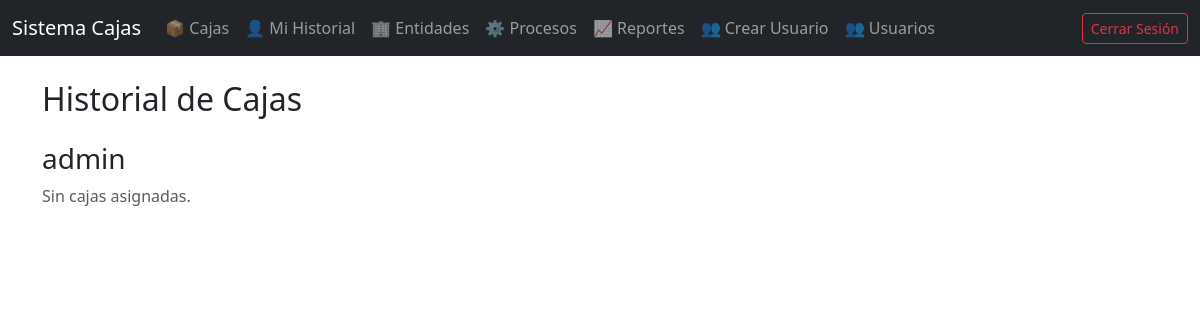
The page /cajas/historial/ (signed in) on the database as committed earlier.
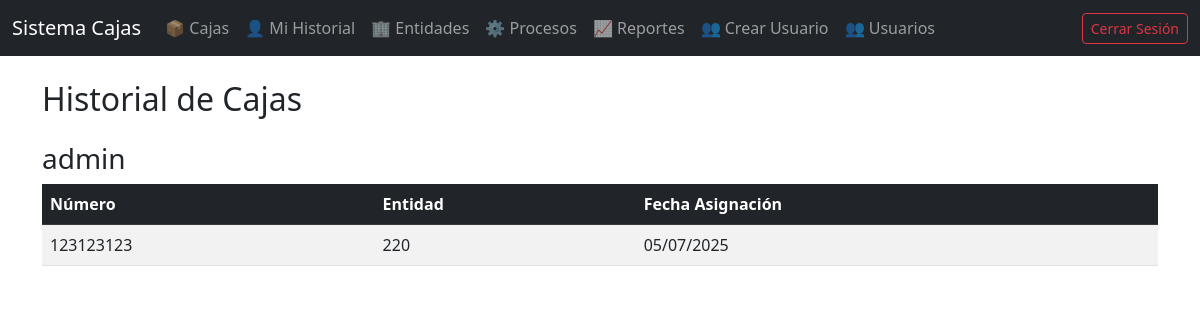
The same page on the database as committed later.
### usuarios/models.py (models this page shows)
class Usuario(AbstractUser):
    nombre = models.CharField(max_length=100)
    apellido = models.CharField(max_length=100)

### cajas/models.py (models this page shows, shortened)
class Caja(models.Model):
    numero = models.CharField(max_length=20, unique=True)
    entidad = models.ForeignKey(Entidad, on_delete=models.SET_NULL, null=True, blank=True)
    responsable = models.ForeignKey(Usuario, on_delete=models.SET_NULL, null=True, blank=True)
    fecha_asignacion = models.DateField(null=True, blank=True)

### entidades/models.py (models this page shows, shortened)
class Entidad(models.Model):
    nombre = models.CharField(max_length=100)
    proceso = models.ForeignKey(Proceso, on_delete=models.CASCADE)
    activa = models.BooleanField(default=False)

### cajas/views.py (the view)
# urls.py: path('historial/', views.historial, name='historial'),
@login_required
def historial(request):
    if request.user.is_staff:
        User = Usuario
        usuarios = User.objects.all()
        cajas_por_usuario = {
            usuario: Caja.objects.filter(responsable=usuario)
            .order_by('-fecha_asignacion')
            for usuario in usuarios
        }
        context = {
            'admin_view': True,
            'cajas_por_usuario': cajas_por_usuario,
        }
    else:
        cajas = Caja.objects.filter(responsable=request.user).order_by('-fecha_asignacion')
        context = {
            'admin_view': False,
            'cajas': cajas,
        }
    return render(request, 'cajas/historial.html', context)

### templates/cajas/historial.html (shortened to what this page needs)
{% extends 'base.html' %}
{% block content %}
<h2 class="mb-4">Historial de Cajas</h2>
{% if admin_view %}
  {% for usuario, cajas in cajas_por_usuario.items %}
    <h3 class="mt-4">{{ usuario.username }}</h3>
    {% if cajas %}
    <table class="table table-striped">
      <thead class="table-dark">
        <tr>
          <th>Número</th>
          <th>Entidad</th>
          <th>Fecha Asignación</th>
        </tr>
      </thead>
      <tbody>
        {% for caja in cajas %}
        <tr>
          <td>{{ caja.numero }}</td>
          <td>{{ caja.entidad.nombre }}</td>
          <td>{{ caja.fecha_asignacion|date:"d/m/Y" }}</td>
        </tr>
        {% endfor %}
      </tbody>
    </table>
    {% else %}
      <p class="text-muted">Sin cajas asignadas.</p>
    {% endif %}
  {% endfor %}
{% endif %}
{% endblock %}

### templates/base.html (shortened to what this page needs)
<!DOCTYPE html>
<html lang="es">
<head>
  <link href="https://cdn.jsdelivr.net/npm/bootstrap@5.3.0/dist/css/bootstrap.min.css" rel="stylesheet">
</head>
<body>
  {% include "navbar.html" %}
  <div class="container mt-4">
    {% block content %}{% endblock %}
  </div>
</body>
</html>

### templates/navbar.html (shortened to what this page needs)
<nav class="navbar navbar-expand-lg navbar-dark bg-dark">
  <div class="container-fluid">
    <a class="navbar-brand" href="{% url 'inicio' %}">Sistema Cajas</a>
    <div class="collapse navbar-collapse justify-content-between">
      <ul class="navbar-nav me-auto">
        {% if request.user.is_authenticated %}
        <li class="nav-item"><a class="nav-link" href="{% url 'lista_cajas' %}">📦 Cajas</a></li>
        <li class="nav-item"><a class="nav-link" href="{% url 'historial' %}">👤 Mi Historial</a></li>
        <li class="nav-item"><a class="nav-link" href="{% url 'lista_entidades' %}">🏢 Entidades</a></li>
        <li class="nav-item"><a class="nav-link" href="{% url 'lista_procesos' %}">⚙️ Procesos</a></li>
        {% if request.user.is_staff %}
        <li class="nav-item"><a class="nav-link" href="{% url 'reporte_excel' %}">📈 Reportes</a></li>
        <li class="nav-item"><a class="nav-link" href="{% url 'registrar_usuario' %}">👥 Crear Usuario</a></li>
        <a class="nav-link" href="{% url 'listar_usuarios' %}">👥 Usuarios</a>
        {% endif %}
      </ul>
      <ul class="navbar-nav ms-auto">
        <li class="nav-item">
          <form method="POST" action="{% url 'logout' %}" class="d-inline">
            <button type="submit" class="btn btn-outline-danger btn-sm">Cerrar Sesión</button>
          </form>
        </li>
      </ul>
      {% endif %}
    </div>
  </div>
</nav>

Rows that differ between the two databases and show on the page:
changed Usuario "admin": gains Caja (numero "123123123", entidad.nombre "220", fecha_asignacion "05/07/2025"); text "Sin cajas asignadas." → "Número Entidad Fecha Asignación"
